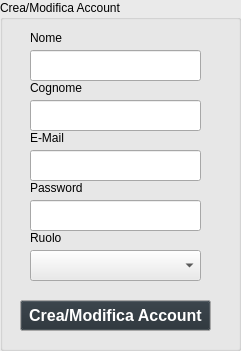
     <widget class="QGroupBox" name="grpUtenti">
      <property name="geometry">
       <rect>
        <x>300</x>
        <y>70</y>
        <width>241</width>
        <height>351</height>
       </rect>
      </property>
      <property name="palette">
       <palette>
        <active>
         <colorrole role="WindowText">
          <brush brushstyle="SolidPattern">
           <color alpha="255">
            <red>0</red>
            <green>0</green>
            <blue>0</blue>
           </color>
          </brush>
         </colorrole>
         <colorrole role="Button">
          <brush brushstyle="SolidPattern">
           <color alpha="255">
            <red>234</red>
            <green>234</green>
            <blue>234</blue>
           </color>
          </brush>
         </colorrole>
         <colorrole role="Light">
          <brush brushstyle="SolidPattern">
           <color alpha="255">
            <red>255</red>
            <green>255</green>
            <blue>255</blue>
           </color>
          </brush>
         </colorrole>
         <colorrole role="Midlight">
          <brush brushstyle="SolidPattern">
           <color alpha="255">
            <red>244</red>
            <green>244</green>
            <blue>244</blue>
           </color>
          </brush>
         </colorrole>
         <colorrole role="Dark">
          <brush brushstyle="SolidPattern">
           <color alpha="255">
            <red>117</red>
            <green>117</green>
            <blue>117</blue>
           </color>
          </brush>
         </colorrole>
         <colorrole role="Mid">
          <brush brushstyle="SolidPattern">
           <color alpha="255">
            <red>156</red>
            <green>156</green>
            <blue>156</blue>
           </color>
          </brush>
         </colorrole>
         <colorrole role="Text">
          <brush brushstyle="SolidPattern">
           <color alpha="255">
            <red>0</red>
            <green>0</green>
            <blue>0</blue>
           </color>
          </brush>
         </colorrole>
         <colorrole role="BrightText">
          <brush brushstyle="SolidPattern">
           <color alpha="255">
            <red>255</red>
            <green>255</green>
            <blue>255</blue>
           </color>
          </brush>
         </colorrole>
         <colorrole role="ButtonText">
          <brush brushstyle="SolidPattern">
           <color alpha="255">
            <red>0</red>
            <green>0</green>
            <blue>0</blue>
           </color>
          </brush>
         </colorrole>
         <colorrole role="Base">
          <brush brushstyle="SolidPattern">
           <color alpha="255">
            <red>255</red>
            <green>255</green>
            <blue>255</blue>
           </color>
          </brush>
         </colorrole>
         <colorrole role="Window">
          <brush brushstyle="SolidPattern">
           <color alpha="255">
            <red>234</red>
            <green>234</green>
            <blue>234</blue>
           </color>
          </brush>
         </colorrole>
         <colorrole role="Shadow">
          <brush brushstyle="SolidPattern">
           <color alpha="255">
            <red>0</red>
            <green>0</green>
            <blue>0</blue>
           </color>
          </brush>
         </colorrole>
         <colorrole role="AlternateBase">
          <brush brushstyle="SolidPattern">
           <color alpha="255">
            <red>244</red>
            <green>244</green>
            <blue>244</blue>
           </color>
          </brush>
         </colorrole>
         <colorrole role="ToolTipBase">
          <brush brushstyle="SolidPattern">
           <color alpha="255">
            <red>255</red>
            <green>255</green>
            <blue>220</blue>
           </color>
          </brush>
         </colorrole>
         <colorrole role="ToolTipText">
          <brush brushstyle="SolidPattern">
           <color alpha="255">
            <red>0</red>
            <green>0</green>
            <blue>0</blue>
           </color>
          </brush>
         </colorrole>
         <colorrole role="PlaceholderText">
          <brush brushstyle="SolidPattern">
           <color alpha="127">
            <red>0</red>
            <green>0</green>
            <blue>0</blue>
           </color>
          </brush>
         </colorrole>
         <colorrole role="Accent">
          <brush brushstyle="SolidPattern">
           <color alpha="255">
            <red>255</red>
            <green>255</green>
            <blue>255</blue>
           </color>
          </brush>
         </colorrole>
        </active>
        <inactive>
         <colorrole role="WindowText">
          <brush brushstyle="SolidPattern">
           <color alpha="255">
            <red>0</red>
            <green>0</green>
            <blue>0</blue>
           </color>
          </brush>
         </colorrole>
         <colorrole role="Button">
          <brush brushstyle="SolidPattern">
           <color alpha="255">
            <red>234</red>
            <green>234</green>
            <blue>234</blue>
           </color>
          </brush>
         </colorrole>
         <colorrole role="Light">
          <brush brushstyle="SolidPattern">
           <color alpha="255">
            <red>255</red>
            <green>255</green>
            <blue>255</blue>
           </color>
          </brush>
         </colorrole>
         <colorrole role="Midlight">
          <brush brushstyle="SolidPattern">
           <color alpha="255">
            <red>244</red>
            <green>244</green>
            <blue>244</blue>
           </color>
          </brush>
         </colorrole>
         <colorrole role="Dark">
          <brush brushstyle="SolidPattern">
           <color alpha="255">
            <red>117</red>
            <green>117</green>
            <blue>117</blue>
           </color>
          </brush>
         </colorrole>
         <colorrole role="Mid">
          <brush brushstyle="SolidPattern">
           <color alpha="255">
            <red>156</red>
            <green>156</green>
            <blue>156</blue>
           </color>
          </brush>
         </colorrole>
         <colorrole role="Text">
          <brush brushstyle="SolidPattern">
           <color alpha="255">
            <red>0</red>
            <green>0</green>
            <blue>0</blue>
           </color>
          </brush>
         </colorrole>
         <colorrole role="BrightText">
          <brush brushstyle="SolidPattern">
           <color alpha="255">
            <red>255</red>
            <green>255</green>
            <blue>255</blue>
           </color>
          </brush>
         </colorrole>
         <colorrole role="ButtonText">
          <brush brushstyle="SolidPattern">
           <color alpha="255">
            <red>0</red>
            <green>0</green>
            <blue>0</blue>
           </color>
          </brush>
         </colorrole>
         <colorrole role="Base">
          <brush brushstyle="SolidPattern">
           <color alpha="255">
            <red>255</red>
            <green>255</green>
            <blue>255</blue>
           </color>
          </brush>
         </colorrole>
         <colorrole role="Window">
          <brush brushstyle="SolidPattern">
           <color alpha="255">
            <red>234</red>
            <green>234</green>
            <blue>234</blue>
           </color>
          </brush>
         </colorrole>
         <colorrole role="Shadow">
          <brush brushstyle="SolidPattern">
           <color alpha="255">
            <red>0</red>
            <green>0</green>
            <blue>0</blue>
           </color>
          </brush>
         </colorrole>
         <colorrole role="AlternateBase">
          <brush brushstyle="SolidPattern">
           <color alpha="255">
            <red>244</red>
            <green>244</green>
            <blue>244</blue>
           </color>
          </brush>
         </colorrole>
         <colorrole role="ToolTipBase">
          <brush brushstyle="SolidPattern">
           <color alpha="255">
            <red>255</red>
            <green>255</green>
            <blue>220</blue>
           </color>
          </brush>
         </colorrole>
         <colorrole role="ToolTipText">
          <brush brushstyle="SolidPattern">
           <color alpha="255">
            <red>0</red>
            <green>0</green>
            <blue>0</blue>
           </color>
          </brush>
         </colorrole>
         <colorrole role="PlaceholderText">
          <brush brushstyle="SolidPattern">
           <color alpha="127">
            <red>0</red>
            <green>0</green>
            <blue>0</blue>
           </color>
          </brush>
         </colorrole>
         <colorrole role="Accent">
          <brush brushstyle="SolidPattern">
           <color alpha="255">
            <red>255</red>
            <green>255</green>
            <blue>255</blue>
           </color>
          </brush>
         </colorrole>
        </inactive>
        <disabled>
         <colorrole role="WindowText">
          <brush brushstyle="SolidPattern">
           <color alpha="255">
            <red>117</red>
            <green>117</green>
            <blue>117</blue>
           </color>
          </brush>
         </colorrole>
         <colorrole role="Button">
          <brush brushstyle="SolidPattern">
           <color alpha="255">
            <red>234</red>
            <green>234</green>
            <blue>234</blue>
           </color>
          </brush>
         </colorrole>
         <colorrole role="Light">
          <brush brushstyle="SolidPattern">
           <color alpha="255">
            <red>255</red>
            <green>255</green>
            <blue>255</blue>
           </color>
          </brush>
         </colorrole>
         <colorrole role="Midlight">
          <brush brushstyle="SolidPattern">
           <color alpha="255">
            <red>244</red>
            <green>244</green>
            <blue>244</blue>
           </color>
          </brush>
         </colorrole>
         <colorrole role="Dark">
          <brush brushstyle="SolidPattern">
           <color alpha="255">
            <red>117</red>
            <green>117</green>
            <blue>117</blue>
           </color>
          </brush>
         </colorrole>
         <colorrole role="Mid">
          <brush brushstyle="SolidPattern">
           <color alpha="255">
            <red>156</red>
            <green>156</green>
            <blue>156</blue>
           </color>
          </brush>
         </colorrole>
         <colorrole role="Text">
          <brush brushstyle="SolidPattern">
           <color alpha="255">
            <red>117</red>
            <green>117</green>
            <blue>117</blue>
           </color>
          </brush>
         </colorrole>
         <colorrole role="BrightText">
          <brush brushstyle="SolidPattern">
           <color alpha="255">
            <red>255</red>
            <green>255</green>
            <blue>255</blue>
           </color>
          </brush>
         </colorrole>
         <colorrole role="ButtonText">
          <brush brushstyle="SolidPattern">
           <color alpha="255">
            <red>117</red>
            <green>117</green>
            <blue>117</blue>
           </color>
          </brush>
         </colorrole>
         <colorrole role="Base">
          <brush brushstyle="SolidPattern">
           <color alpha="255">
            <red>234</red>
            <green>234</green>
            <blue>234</blue>
           </color>
          </brush>
         </colorrole>
         <colorrole role="Window">
          <brush brushstyle="SolidPattern">
           <color alpha="255">
            <red>234</red>
            <green>234</green>
            <blue>234</blue>
           </color>
          </brush>
         </colorrole>
         <colorrole role="Shadow">
          <brush brushstyle="SolidPattern">
           <color alpha="255">
            <red>0</red>
            <green>0</green>
            <blue>0</blue>
           </color>
          </brush>
         </colorrole>
         <colorrole role="AlternateBase">
          <brush brushstyle="SolidPattern">
           <color alpha="255">
            <red>234</red>
            <green>234</green>
            <blue>234</blue>
           </color>
          </brush>
         </colorrole>
         <colorrole role="ToolTipBase">
          <brush brushstyle="SolidPattern">
           <color alpha="255">
            <red>255</red>
            <green>255</green>
            <blue>220</blue>
           </color>
          </brush>
         </colorrole>
         <colorrole role="ToolTipText">
          <brush brushstyle="SolidPattern">
           <color alpha="255">
            <red>0</red>
            <green>0</green>
            <blue>0</blue>
           </color>
          </brush>
         </colorrole>
         <colorrole role="PlaceholderText">
          <brush brushstyle="SolidPattern">
           <color alpha="127">
            <red>117</red>
            <green>117</green>
            <blue>117</blue>
           </color>
          </brush>
         </colorrole>
         <colorrole role="Accent">
          <brush brushstyle="SolidPattern">
           <color alpha="255">
            <red>255</red>
            <green>255</green>
            <blue>255</blue>
           </color>
          </brush>
         </colorrole>
        </disabled>
       </palette>
      </property>
      <property name="autoFillBackground">
       <bool>true</bool>
      </property>
      <property name="title">
       <string>Crea/Modifica Account</string>
      </property>
      <property name="flat">
       <bool>true</bool>
      </property>
      <widget class="QLineEdit" name="txtNomeCreaAccount">
       <property name="geometry">
        <rect>
         <x>30</x>
         <y>50</y>
         <width>171</width>
         <height>31</height>
        </rect>
       </property>
      </widget>
      <widget class="QLineEdit" name="txtCognomeCreaAccount">
       <property name="geometry">
        <rect>
         <x>30</x>
         <y>100</y>
         <width>171</width>
         <height>31</height>
        </rect>
       </property>
      </widget>
      <widget class="QLineEdit" name="txtEmailCreaAccount">
       <property name="geometry">
        <rect>
         <x>30</x>
         <y>150</y>
         <width>171</width>
         <height>31</height>
        </rect>
       </property>
      </widget>
      <widget class="QLineEdit" name="txtPasswordCreaAccount">
       <property name="geometry">
        <rect>
         <x>30</x>
         <y>200</y>
         <width>171</width>
         <height>31</height>
        </rect>
       </property>
      </widget>
      <widget class="QComboBox" name="cmbRuoloCreaAccount">
       <property name="geometry">
        <rect>
         <x>30</x>
         <y>250</y>
         <width>171</width>
         <height>31</height>
        </rect>
       </property>
       <property name="autoFillBackground">
        <bool>true</bool>
       </property>
      </widget>
      <widget class="QLabel" name="label_15">
       <property name="geometry">
        <rect>
         <x>30</x>
         <y>30</y>
         <width>58</width>
         <height>16</height>
        </rect>
       </property>
       <property name="text">
        <string>Nome</string>
       </property>
      </widget>
      <widget class="QLabel" name="label_16">
       <property name="geometry">
        <rect>
         <x>30</x>
         <y>80</y>
         <width>58</width>
         <height>16</height>
        </rect>
       </property>
       <property name="text">
        <string>Cognome</string>
       </property>
      </widget>
      <widget class="QLabel" name="label_17">
       <property name="geometry">
        <rect>
         <x>30</x>
         <y>130</y>
         <width>58</width>
         <height>16</height>
        </rect>
       </property>
       <property name="text">
        <string>E-Mail</string>
       </property>
      </widget>
      <widget class="QLabel" name="label_18">
       <property name="geometry">
        <rect>
         <x>30</x>
         <y>180</y>
         <width>58</width>
         <height>16</height>
        </rect>
       </property>
       <property name="text">
        <string>Password</string>
       </property>
      </widget>
      <widget class="QLabel" name="label_19">
       <property name="geometry">
        <rect>
         <x>30</x>
         <y>230</y>
         <width>58</width>
         <height>16</height>
        </rect>
       </property>
       <property name="text">
        <string>Ruolo</string>
       </property>
      </widget>
      <widget class="QPushButton" name="btnCreaModAccount">
       <property name="geometry">
        <rect>
         <x>20</x>
         <y>300</y>
         <width>191</width>
         <height>31</height>
        </rect>
       </property>
       <property name="palette">
        <palette>
         <active>
          <colorrole role="Button">
           <brush brushstyle="SolidPattern">
            <color alpha="255">
             <red>37</red>
             <green>46</green>
             <blue>53</blue>
            </color>
           </brush>
          </colorrole>
          <colorrole role="ButtonText">
           <brush brushstyle="SolidPattern">
            <color alpha="255">
             <red>255</red>
             <green>255</green>
             <blue>255</blue>
            </color>
           </brush>
          </colorrole>
          <colorrole role="Base">
           <brush brushstyle="SolidPattern">
            <color alpha="255">
             <red>37</red>
             <green>46</green>
             <blue>53</blue>
            </color>
           </brush>
          </colorrole>
         </active>
         <inactive>
          <colorrole role="Button">
           <brush brushstyle="SolidPattern">
            <color alpha="255">
             <red>37</red>
             <green>46</green>
             <blue>53</blue>
            </color>
           </brush>
          </colorrole>
          <colorrole role="ButtonText">
           <brush brushstyle="SolidPattern">
            <color alpha="255">
             <red>255</red>
             <green>255</green>
             <blue>255</blue>
            </color>
           </brush>
          </colorrole>
          <colorrole role="Base">
           <brush brushstyle="SolidPattern">
            <color alpha="255">
             <red>37</red>
             <green>46</green>
             <blue>53</blue>
            </color>
           </brush>
          </colorrole>
         </inactive>
         <disabled>
          <colorrole role="Button">
           <brush brushstyle="SolidPattern">
            <color alpha="255">
             <red>37</red>
             <green>46</green>
             <blue>53</blue>
            </color>
           </brush>
          </colorrole>
         </disabled>
        </palette>
       </property>
       <property name="font">
        <font>
         <family>Arial</family>
         <pointsize>12</pointsize>
         <bold>true</bold>
        </font>
       </property>
       <property name="text">
        <string>Crea/Modifica Account</string>
       </property>
      </widget>
     </widget>
